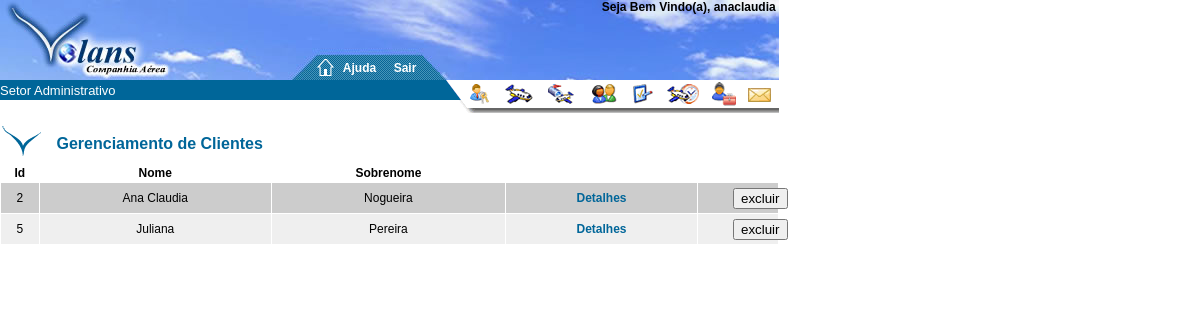
The page /adm/clientes/lista_clientes.php (signed in) on the database its author committed.
### tables this page shows
CREATE TABLE IF NOT EXISTS `cliente` (
`id_user` int(11) NOT NULL,
  `nome` varchar(30) DEFAULT NULL,
  `sobrenome` varchar(30) DEFAULT NULL,
  `cidade` varchar(30) DEFAULT NULL,
  `estado` varchar(2) DEFAULT NULL,
  `pais` varchar(3) DEFAULT NULL,
  `telefone` varchar(20) DEFAULT NULL,
  `email` varchar(50) DEFAULT NULL,
  `sexo` varchar(1) DEFAULT NULL,
  `rg` varchar(20) DEFAULT NULL,
  `cpf` varchar(14) DEFAULT NULL,
  `permite_pub` varchar(1) DEFAULT NULL,
  `senha` varchar(10) DEFAULT NULL
);

### adm/clientes/lista_clientes.php (the view, shortened to what this page needs)
<html>
<head>
<link href="../../interface/interface.css" rel="stylesheet" type="text/css">
</head>
<body>
<? include ("../topo/topo_adm.php"); ?>
<table width="779" border="0" cellpadding="0" cellspacing="0">
  <tr valign="top">
    <td width="50" rowspan="2"><img src="../fatias/asa_azul.gif" width="42" height="34" hspace="0" vspace="0" align="bottom" class="img"></td>
  </tr>
  <td width="639" align="left" valign="bottom"> <h1 class="tit_administrador">Gerenciamento de Clientes</h1></td>
 <?
	$query="SELECT * FROM administrador WHERE nome='".$_SESSION['x_nome']."'";
    $resultado=mysql_query($query);
    $x_resultado = mysql_result($resultado, 0, "permissao");
?>
<br>
<table border="0" cellpadding="0" cellspacing="1" width="779">
<tr align='center'>
      <td><b>Id</b></td>
      <td><b>Nome</b></td>
      <td><b>Sobrenome</b></td>
      <td>&nbsp;</td>
      <td width="80">&nbsp;</td>
</tr>
<?
if(isset($_REQUEST["pagina"])=="") {
  $pagina="1";
}else{
     $pagina=$_REQUEST["pagina"];
}
$maximo="7";
$inicio=$pagina-1;
$inicio=$maximo*$inicio;
$query = "SELECT * FROM cliente LIMIT $inicio,$maximo";
	$result=mysql_query($query,$conn);
	$t=0;
	while ($linha = mysql_fetch_array($result)){
$id_user=$linha['id_user'];
$nome=$linha['nome'];
$sobrenome=$linha['sobrenome'];
 $t++;
            if ($t % 2 == 0) {
			$cor="#EFEFEF";
			}
            else {
			  $cor="#CCCCCC";
			}
echo "
<tr align='center' valign='middle' bgcolor='$cor' height='30'>
<td><p>".$id_user."</p></td>
<td><p>".$nome."</p></td>
<td><p>".$sobrenome."</td>
<td><a href=\"#\" class='link2' onclick=\"window.open('lista_clientes_detalhes.php?key=".$id_user."','detalhes','width=400, height=300, top=150, left=190')\">Detalhes</a>";
if($x_resultado==1){
echo "<td>
<form name='excluir' action='excluir_cliente.php'  method='post'>
<input type='hidden' name='key' value=\"$id_user\">
<input type='submit' name='excluir' value='excluir' ></form>
</td>";
}
echo "</tr>";
}
?>
</table>
<br>
</body>
</html>

### interface/interface.css (style rules this page uses)
body { padding: 0px; margin: 0px; font-family: Arial; font-size: 6px; color: #00000; }
p { padding: 0px; margin: 0px; font-size: 12px; }
b { font-size: 12px; font-weight: bold; }
a { color: #FFFFFF; font-size: 12px; font-family: Arial; text-decoration: none; font-weight: bold; }
.link2 { color: #006699; font-family: Arial; font-size: 12px; text-decoration: none; font-weight: bold; padding: 2px; }
h1 { font-size: 16px; font-weight: bold; padding: 10px 0px; margin: 0px; }
.img { padding: 0px; }
.tit_administrador { color: #006699; }
form { padding: 0px; margin: 2px; width: 10px; }

### rows shown on the page
cliente: id_user "2", nome "Ana Claudia", sobrenome "Nogueira"
cliente: id_user "5", nome "Juliana", sobrenome "Pereira"

### other values the page prints
$_SESSION['x_nome'] "anaclaudia"
